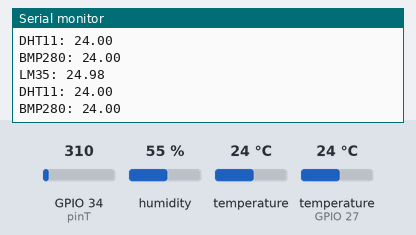
The sketch below on a simulated ESP32. Parts: the last lines printed to the serial monitor. The inputs (shaded band) are chosen by the test bench; at power-on: temperature 24 °C, temperature (sensor on GPIO 27) 24 °C, GPIO 34 (pinT) = 310, humidity 55 %.

Above: at 3.2 s.
3.3 s: temperature (sensor 0) set to 12 °C
At 4.5 s:
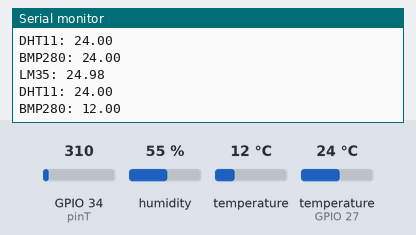
4.8 s: temperature (sensor on GPIO 27) set to 12 °C
At 6.2 s:
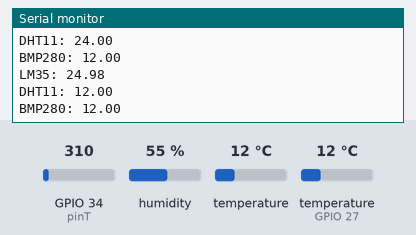
6.3 s: GPIO 34 (pinT) set to 372
At 7.6 s:
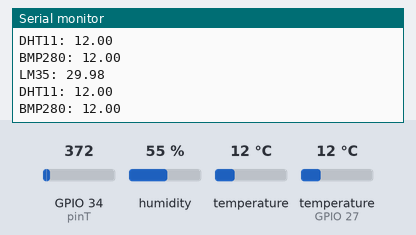
7.8 s: temperature (sensor 0) set to 19 °C
At 8.9 s:
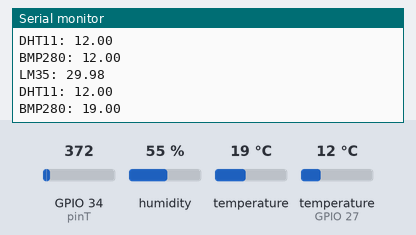
9.3 s: temperature (sensor on GPIO 27) set to 19 °C
At 10.6 s:
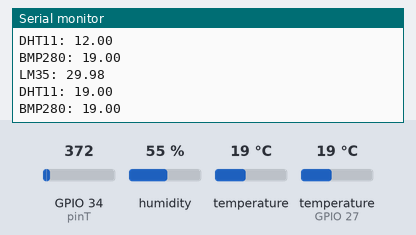
10.8 s: GPIO 34 (pinT) set to 434
At 11.6 s:
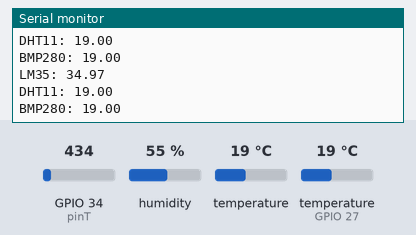
Timing chart, 0 to 13.3 s (numbered marks = the images above; inputs shaded):
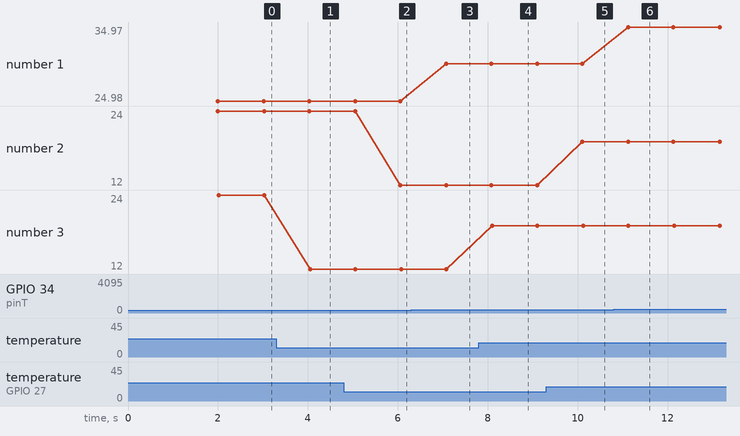

Measured:
- after the input at 3.3 s, the serial monitor: prints a new line after 0.75 s (image 1)
- after the input at 4.8 s, the serial monitor: prints a new line after 1.3 s (image 2)
- after the input at 6.3 s, the serial monitor: prints a new line after 0.78 s (image 3)
- after the input at 7.8 s, the serial monitor: prints a new line after 0.30 s (image 4)
- after the input at 9.3 s, the serial monitor: prints a new line after 0.80 s (image 5)
- after the input at 10.8 s, the serial monitor: prints a new line after 0.33 s (image 6)
- plotted number 1: 24.98 → 29.98 after the input at 6.3 s, 29.98 → 34.97 after the input at 10.8 s
- plotted number 3: 24 → 12 after the input at 3.3 s, 12 → 19 after the input at 7.8 s

The sketch:

Comparacion_sensores_t.ino
```cpp
#include <DHT.h>                //Libreria para el sensor de humedad
#include <Adafruit_BMP280.h>    //Libreria para el sensor de presion
#include <Wire.h>               //Libreria para la comunicacion I2C


#define pinT 34

#define pinH 27
DHT dht(pinH,DHT11);

Adafruit_BMP280 bmp;

void setup() {
  // put your setup code here, to run once:
  Serial.begin(9600);
  delay(2000);
  dht.begin();

  if (!bmp.begin()) {
    Serial.println(F("Could not find a valid BMP280 sensor, check wiring!"));
    while (1);
  }                                                                          //Inicializacion del sensor BMP280
  bmp.setSampling(Adafruit_BMP280::MODE_NORMAL,   /* Modo de operación */
                Adafruit_BMP280::SAMPLING_X2,     /* Temp. oversampling */
                Adafruit_BMP280::SAMPLING_X16,    /* Presion oversampling */
                Adafruit_BMP280::FILTER_X16,      /* Filtrado. */
                Adafruit_BMP280::STANDBY_MS_500); /* Tiempo Standby. */

}

void loop() {
  // put your main code here, to run repeatedly:

  Serial.print("LM35: ");
  Serial.println((analogRead(pinT)*3300.0/4095)/10);
  Serial.print("DHT11: ");
  Serial.println(dht.readTemperature());
  Serial.print("BMP280: ");
  Serial.println(bmp.readTemperature());
  delay(1000);

}
```
